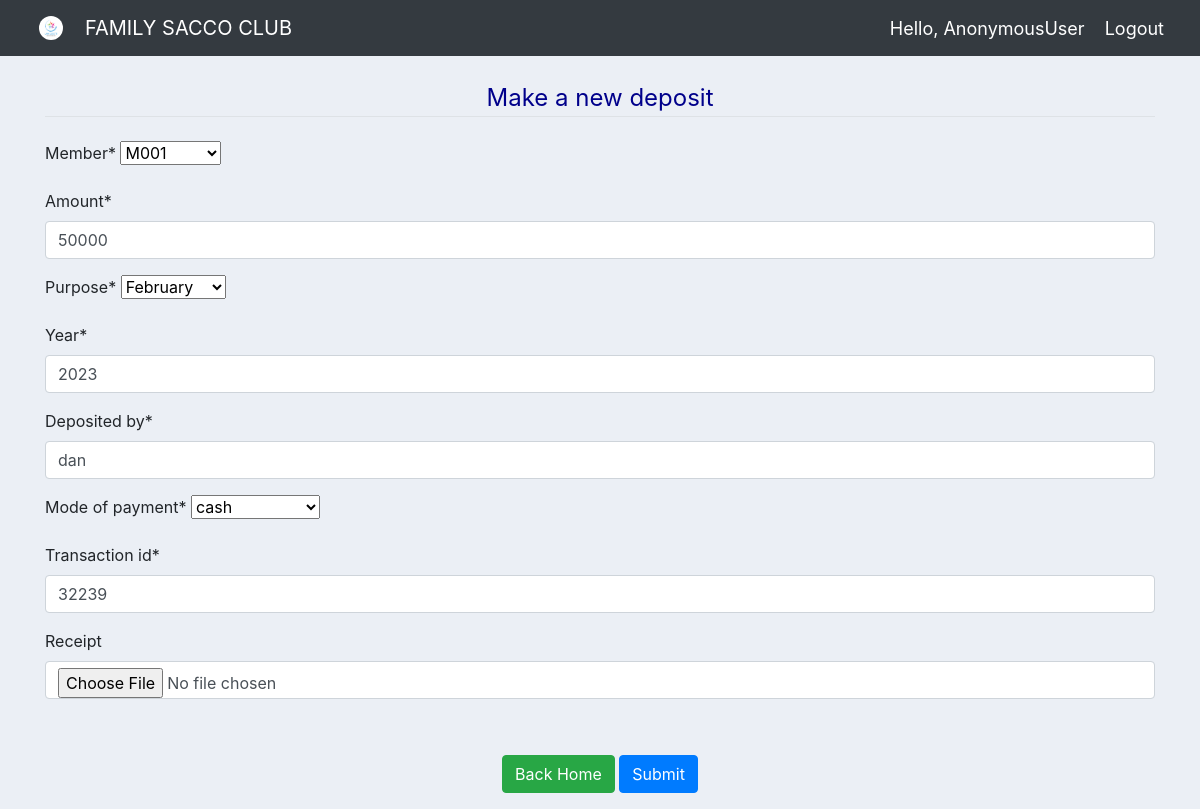
Screenshot of /update_deposit/2/ with the database file from the repository.
### fam_sacco_app/models.py (models this page shows, shortened)
class Member(models.Model):
    sex_choices = (("Male","male"), ("Female","Female"))
    status_choices = (("Married","Married"),("Single","Single"),
                        ("Windowed","Windowed"),("Divorsed","Divorsed"))
    member_id =models.CharField(max_length=10, primary_key=True )
    full_name = models.CharField(max_length=200, null=False)
    nin = models.CharField(max_length=100)
    occupation=models.CharField(max_length=500)
    sex = models.CharField(max_length=10,choices = sex_choices)
    marital_status = models.CharField(max_length=30, choices=status_choices)
    email = models.EmailField(max_length=100)
    telephone = models.PositiveIntegerField()
    date_of_birth = models.DateField(validators=[MaxValueValidator(datetime.date.today)])
    current_address = models.CharField(max_length=300)
    home_address = models.CharField(max_length=300)
    Registered_date = models.DateTimeField(auto_now_add=True)
    def __str__(self):
        return self.member_id

class Deposit(models.Model):
    status_choices =(("pending","pending"),("Approved","Approved"),
                        ("Rejected","Rejected"))
    pay_choices =(("banked","banked"),("mobile money","mobile money"),
                        ("cash","cash"))
    purpose_choices = (("January","January"),("February","February"),("March","March"),
    				("April","April"),("May","May"),("June","June"),("July","July"),
    				("August","August"),("September","September"),("October","October"),
    				("November","November"),("December","December"))
    member = models.ForeignKey(Member, on_delete=models.CASCADE)
    amount = models.PositiveIntegerField()
    purpose = models.CharField(max_length=50, null=False, choices = purpose_choices)
    year = models.PositiveIntegerField()
    deposited_by = models.CharField(max_length=50,null=False)
    status = models.CharField(max_length=30, null=False, choices = status_choices, default="pending")
    date_created = models.DateTimeField(auto_now_add=True)
    mode_of_payment = models.CharField(max_length=30, null=False, choices = pay_choices)
    Transaction_id = models.CharField(max_length=100, null=False)
    receipt = models.ImageField(upload_to='deposits/%Y/%m/%d',blank=True)

### fam_sacco_app/views.py (the view)
# urls.py: path('update_deposit/<int:id>/', views.updateDeposit, name='update_deposit'),
def updateDeposit(request, id):
    deposit = Deposit.objects.get(id=id)
    form = DepositForm(instance=deposit)
    if request.method == "POST":
        form = DepositForm(request.POST, instance=deposit)
        if form.is_valid():
            form.save()
            return redirect('all_deposit')
    context = {'form': form }
    return render(request, 'members/deposit_create.html', context)

### fam_sacco_app/forms.py
class DepositForm(ModelForm):
    class Meta:
        model = Deposit
        fields = '__all__'
        exclude = ["status"]

### fam_sacco_app/templates/members/deposit_create.html (shortened to what this page needs)
{% extends 'members/main.html' %}
{% load crispy_forms_tags %}
{% load static %}
{% block content  %}
    <link rel="stylesheet" href="{% static 'css/main.css' %}">
    <div class="container" >
    <br>
    <form method="POST"  action="" >
      <fieldset class="form-group">
            <legend class="border-bottom mb-4" style="color: darkblue; text-align: center;">Make a new deposit</legend>
            {{ form|crispy }}
        </fieldset><br>
      <div class="form-group" id="signup-button" align="center">
            <a class="btn btn-success" href="{% url 'home' %}">Back Home</a>
            <button class="btn btn-primary">Submit</button>
        </div>
    </form>
{% endblock content %}

### fam_sacco_app/static/css/main.css (style rules this page uses)
body { background-color: #ebeff5; }

### rows the page displays
Member: member "M001"
Deposit: amount "50000", purpose "February", year "2023", deposited_by "dan", mode_of_payment "cash", Transaction_id "32239"

### other values shown
{{ request.user }} "AnonymousUser"
